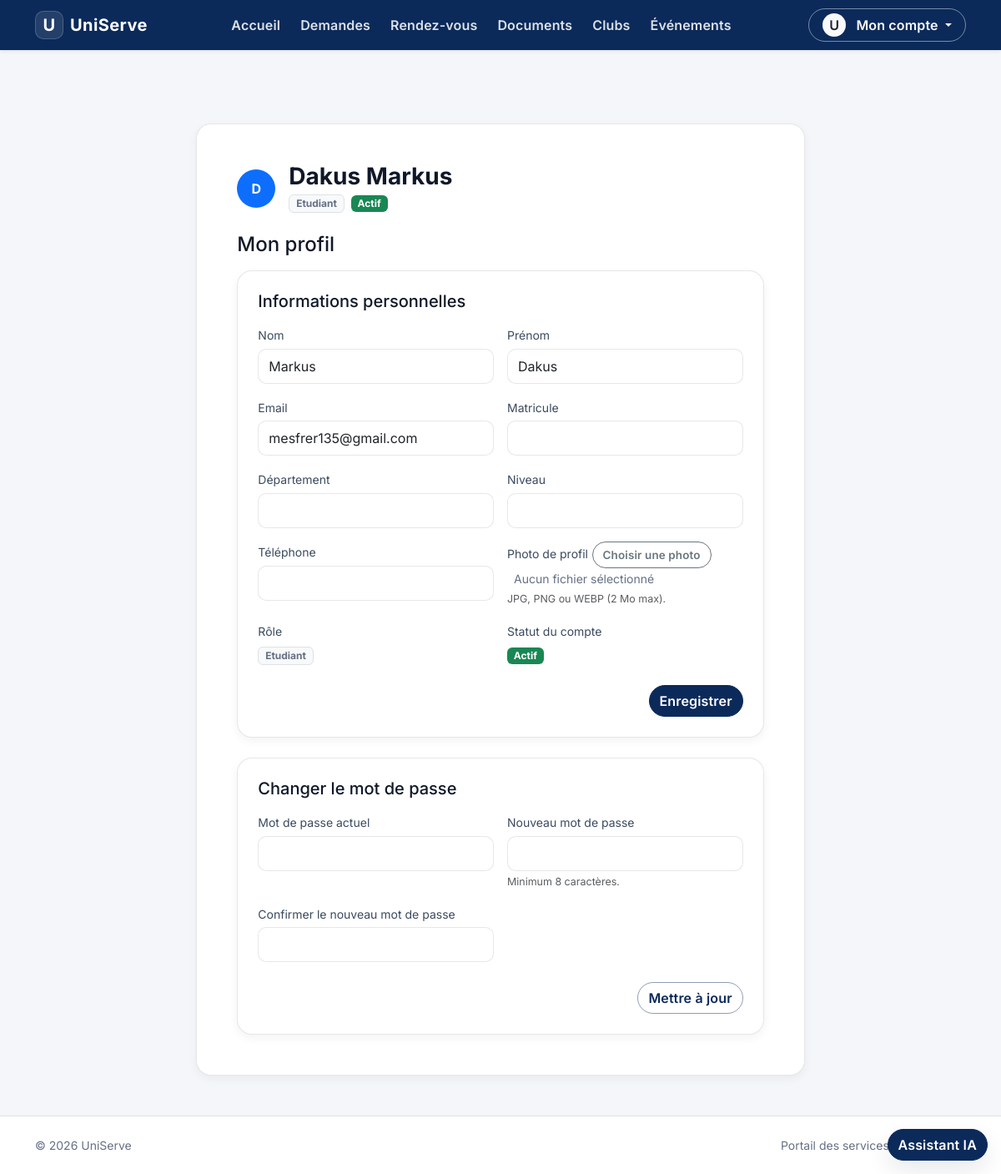
Page /users/profile (signed in) on the committed database.
### tables this page shows
CREATE TABLE `utilisateurs` (
  `id` bigint(20) NOT NULL AUTO_INCREMENT,
  `nom` varchar(100) NOT NULL,
  `prenom` varchar(100) NOT NULL,
  `email` varchar(255) NOT NULL,
  `mot_de_passe_hash` varchar(255) NOT NULL,
  `role` enum('etudiant','enseignant','staff','admin') NOT NULL DEFAULT 'etudiant',
  `matricule` varchar(50) DEFAULT NULL,
  `departement` varchar(120) DEFAULT NULL,
  `niveau` varchar(50) DEFAULT NULL,
  `telephone` varchar(30) DEFAULT NULL,
  `photo_profil` varchar(255) DEFAULT NULL,
  `statut_compte` enum('actif','inactif') NOT NULL DEFAULT 'actif',
  `derniere_connexion` datetime DEFAULT NULL,
  `otp_login_enabled` tinyint(1) NOT NULL DEFAULT 1,
  `cree_le` timestamp NOT NULL DEFAULT current_timestamp(),
  `modifie_le` timestamp NOT NULL DEFAULT current_timestamp() ON UPDATE current_timestamp(),
  PRIMARY KEY (`id`),
  UNIQUE KEY `email` (`email`),
  UNIQUE KEY `matricule` (`matricule`)
);

### View/frontoffice/users/profile.php (the view, shortened to what the rows shown need)
<?php
$profile_identity_locked = !empty($profile_identity_locked ?? false);
$fullName = trim(
    (string) ($user['prenom'] ?? '') . ' ' .
    (string) ($user['nom'] ?? '')
);
$statutCompteRaw = (string) ($user['statut_compte'] ?? '');
$statutCompte = in_array($statutCompteRaw, ['actif', 'inactif'], true) ? $statutCompteRaw : 'actif';
$photoProfilUrl = null;
?>
<div class="row justify-content-center">
    <div class="col-lg-10 col-xl-8">
        <div class="us-section-card">
            <div class="card-body p-4 p-md-5">
                <div class="d-flex align-items-start justify-content-between flex-wrap gap-3 mb-4">
                    <div class="d-flex align-items-center gap-3">
                        <?php if ($profile_identity_locked): ?>
                            <div class="rounded-circle border overflow-hidden bg-light d-inline-flex align-items-center justify-content-center" style="width:46px;height:46px;" aria-hidden="true">
                                <?php if ($photoProfilUrl !== null): ?>
                                    <img
                                        src="<?= htmlspecialchars($photoProfilUrl, ENT_QUOTES, 'UTF-8') ?>"
                                        alt=""
                                        class="rounded-circle"
                                        style="width:46px;height:46px;object-fit:cover;"
                                    >
                                <?php else: ?>
                                    <span class="fw-bold text-primary"><?= htmlspecialchars(substr($fullName, 0, 1), ENT_QUOTES, 'UTF-8') ?></span>
                                <?php endif; ?>
                            </div>
                        <?php else: ?>
                        <button
                            type="button"
                            class="btn p-0 border-0 bg-transparent profile-photo-trigger"
                            data-profile-photo-trigger="1"
                            data-profile-photo-input-id="photo_profil"
                            title="Changer la photo de profil"
                            aria-label="Changer la photo de profil"
                        >
                            <?php if ($photoProfilUrl !== null): ?>
                                <img
                                    src="<?= htmlspecialchars($photoProfilUrl, ENT_QUOTES, 'UTF-8') ?>"
                                    alt="Photo de profil"
                                    class="rounded-circle border"
                                    style="width:46px;height:46px;object-fit:cover;"
                                    data-profile-photo-preview="1"
                                >
                            <?php else: ?>
                                <div class="rounded-circle bg-primary text-white d-flex align-items-center justify-content-center" style="width:46px;height:46px;" data-profile-photo-preview-fallback="1">
                                    <span class="fw-bold"><?= htmlspecialchars(substr($fullName, 0, 1), ENT_QUOTES, 'UTF-8') ?></span>
                                </div>
                            <?php endif; ?>
                        </button>
                        <?php endif; ?>
                        <div>
                            <h1 class="fw-bold fs-3 lh-1 mb-2"><?= htmlspecialchars($fullName, ENT_QUOTES, 'UTF-8') ?></h1>
                            <div class="d-flex flex-wrap align-items-center gap-2">
                                <span class="badge bg-light text-muted border">
                                    <?= htmlspecialchars(ucfirst((string) ($user['role'] ?? '')), ENT_QUOTES, 'UTF-8') ?>
                                </span>
                                <span class="badge <?= $statutCompte === 'actif' ? 'bg-success' : 'bg-secondary' ?>">
                                    <?= htmlspecialchars(ucfirst($statutCompte), ENT_QUOTES, 'UTF-8') ?>
                                </span>
                            </div>
                        </div>
                    </div>
                </div>
                <h2 class="h4 mb-3">Mon profil</h2>
                <div class="row g-4">
                    <div class="col-12">
                        <div class="us-section-card">
                            <div class="card-body p-4">
                                <?php if ($profile_identity_locked): ?>
                                    <div class="alert alert-info py-2 small mb-3" role="status">
                                        Compte administrateur unique : ces informations ne peuvent pas être modifiées ici. Seul le mot de passe peut être changé (bloc ci-dessous ou depuis Utilisateurs).
                                    </div>
                                    <dl class="row mb-0 small">
                                        <dt class="col-sm-4 col-md-3 text-muted">Nom</dt>
                                        <dd class="col-sm-8 col-md-9"><?= htmlspecialchars((string) ($user['nom'] ?? ''), ENT_QUOTES, 'UTF-8') ?></dd>
                                        <dt class="col-sm-4 col-md-3 text-muted">Prénom</dt>
                                        <dd class="col-sm-8 col-md-9"><?= htmlspecialchars((string) ($user['prenom'] ?? ''), ENT_QUOTES, 'UTF-8') ?></dd>
                                        <dt class="col-sm-4 col-md-3 text-muted">Email</dt>
                                        <dd class="col-sm-8 col-md-9"><?= htmlspecialchars((string) ($user['email'] ?? ''), ENT_QUOTES, 'UTF-8') ?></dd>
                                        <dt class="col-sm-4 col-md-3 text-muted">Matricule</dt>
                                        <dd class="col-sm-8 col-md-9"><?= htmlspecialchars((string) (($user['matricule'] ?? '') !== '' ? $user['matricule'] : '—'), ENT_QUOTES, 'UTF-8') ?></dd>
                                        <dt class="col-sm-4 col-md-3 text-muted">Département</dt>
                                        <dd class="col-sm-8 col-md-9"><?= htmlspecialchars((string) (($user['departement'] ?? '') !== '' ? $user['departement'] : '—'), ENT_QUOTES, 'UTF-8') ?></dd>
                                        <dt class="col-sm-4 col-md-3 text-muted">Niveau</dt>
                                        <dd class="col-sm-8 col-md-9"><?= htmlspecialchars((string) (($user['niveau'] ?? '') !== '' ? $user['niveau'] : '—'), ENT_QUOTES, 'UTF-8') ?></dd>
                                        <dt class="col-sm-4 col-md-3 text-muted">Téléphone</dt>
                                        <dd class="col-sm-8 col-md-9"><?= htmlspecialchars((string) (($user['telephone'] ?? '') !== '' ? $user['telephone'] : '—'), ENT_QUOTES, 'UTF-8') ?></dd>
                                        <dt class="col-sm-4 col-md-3 text-muted">Rôle</dt>
                                        <dd class="col-sm-8 col-md-9">
                                            <span class="badge bg-light text-muted border">
                                                <?= htmlspecialchars(ucfirst((string) ($user['role'] ?? '')), ENT_QUOTES, 'UTF-8') ?>
                                            </span>
                                        </dd>
                                        <dt class="col-sm-4 col-md-3 text-muted">Statut</dt>
                                        <dd class="col-sm-8 col-md-9">
                                            <span class="badge <?= $statutCompte === 'actif' ? 'bg-success' : 'bg-secondary' ?>">
                                                <?= htmlspecialchars(ucfirst($statutCompte), ENT_QUOTES, 'UTF-8') ?>
                                            </span>
                                        </dd>
                                    </dl>
                                <?php else: ?>
                                <form method="post" action="<?= $this->url('/users/profile') ?>" enctype="multipart/form-data">
                                    <div class="row g-3">
                                        <div class="col-md-6">
                                            <label class="form-label text-muted small" for="nom">Nom</label>
                                            <input class="form-control" id="nom" name="nom" value="<?= htmlspecialchars((string) ($user['nom'] ?? ''), ENT_QUOTES, 'UTF-8') ?>" required>
                                        </div>
                                        <div class="col-md-6">
                                            <label class="form-label text-muted small" for="prenom">Prénom</label>
                                            <input class="form-control" id="prenom" name="prenom" value="<?= htmlspecialchars((string) ($user['prenom'] ?? ''), ENT_QUOTES, 'UTF-8') ?>" required>
                                        </div>
                                        <div class="col-md-6">
                                            <label class="form-label text-muted small" for="email">Email</label>
                                            <input class="form-control" id="email" type="email" name="email" value="<?= htmlspecialchars((string) ($user['email'] ?? ''), ENT_QUOTES, 'UTF-8') ?>" required>
                                        </div>
                                        <div class="col-md-6">
                                            <label class="form-label text-muted small" for="matricule">Matricule</label>
                                            <input class="form-control" id="matricule" name="matricule" value="<?= htmlspecialchars((string) ($user['matricule'] ?? ''), ENT_QUOTES, 'UTF-8') ?>">
                                        </div>
                                        <div class="col-md-6">
                                            <label class="form-label text-muted small" for="departement">Département</label>
                                            <input class="form-control" id="departement" name="departement" value="<?= htmlspecialchars((string) ($user['departement'] ?? ''), ENT_QUOTES, 'UTF-8') ?>">
                                        </div>
                                        <div class="col-md-6">
                                            <label class="form-label text-muted small" for="niveau">Niveau</label>
                                            <input class="form-control" id="niveau" name="niveau" value="<?= htmlspecialchars((string) ($user['niveau'] ?? ''), ENT_QUOTES, 'UTF-8') ?>">
                                        </div>
                                        <div class="col-md-6">
                                            <label class="form-label text-muted small" for="telephone">Téléphone</label>
                                            <input class="form-control" id="telephone" name="telephone" value="<?= htmlspecialchars((string) ($user['telephone'] ?? ''), ENT_QUOTES, 'UTF-8') ?>">
                                        </div>
                                        <div class="col-md-6">
                                            <label class="form-label text-muted small" for="photo_profil">Photo de profil</label>
                                            <button
                                                type="button"
                                                class="btn btn-outline-secondary btn-sm"
                                                data-profile-photo-trigger="1"
                                                data-profile-photo-input-id="photo_profil"
                                            >
                                                Choisir une photo
                                            </button>
                                            <span class="ms-2 text-muted small" id="photo_profil_filename">Aucun fichier sélectionné</span>
                                            <div class="form-text">JPG, PNG ou WEBP (2 Mo max).</div>
                                        </div>
                                        <div class="col-md-6">
                                            <label class="form-label text-muted small">Rôle</label>
                                            <div>
                                                <span class="badge bg-light text-muted border">
                                                    <?= htmlspecialchars(ucfirst((string) ($user['role'] ?? '')), ENT_QUOTES, 'UTF-8') ?>
                                                </span>
                                            </div>
                                        </div>
                                        <div class="col-md-6">
                                            <label class="form-label text-muted small">Statut du compte</label>
                                            <div>
                                                <span class="badge <?= $statutCompte === 'actif' ? 'bg-success' : 'bg-secondary' ?>">
                                                    <?= htmlspecialchars(ucfirst($statutCompte), ENT_QUOTES, 'UTF-8') ?>
                                                </span>
                                            </div>
                                        </div>
                                    </div>
                                    <div class="d-flex justify-content-end mt-4">
                                        <button class="btn btn-primary" type="submit">Enregistrer</button>
                                    </div>
                                </form>
                                <?php endif; ?>
                            </div>
                        </div>
                    </div>
                </div>
            </div>
        </div>
    </div>
</div>

### rows in the picture
utilisateurs: substr($fullName, 0, 1) "D", fullName "Dakus Markus", role "Etudiant", statut_compte "Actif", nom "Markus", prenom "Dakus", email "mesfrer135@gmail.com"
